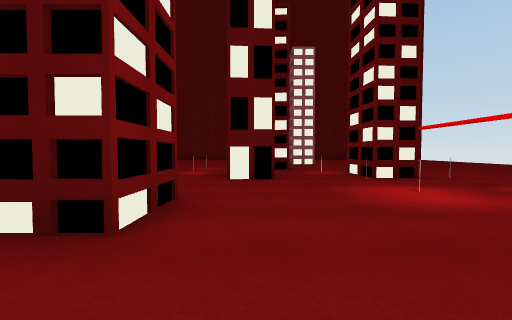
View 1 (above)

17 first-person views from a walk through a 3-D level made in the Unity game engine. The camera is 1.2 m above the floor, tilts 2° down and sees 90° across. The floor is counted in squares, 2 m on a side. Each view is taken from the middle of a square. On the plan, view 1 faces up. The plan holds only what a view shows up to about 9 squares ahead; the rest is blank. Surface patterns are stand-ins for the level's own textures.

View 2
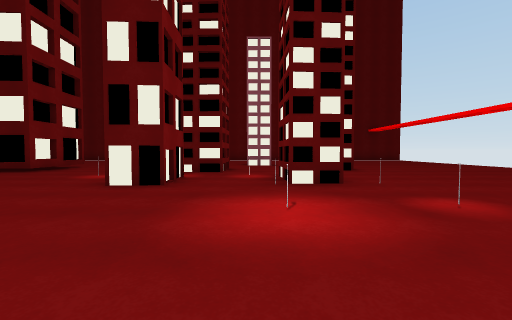

View 3
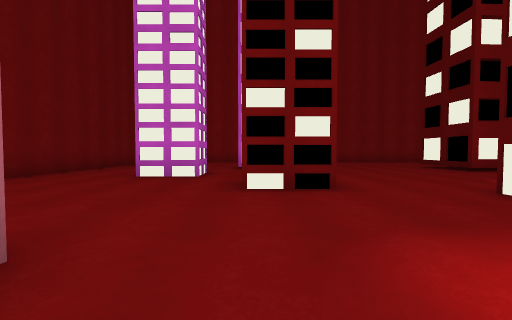

View 4
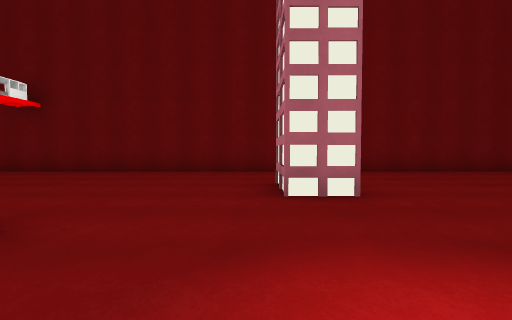

View 5
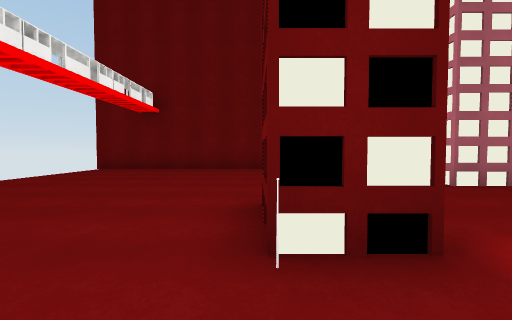

View 6
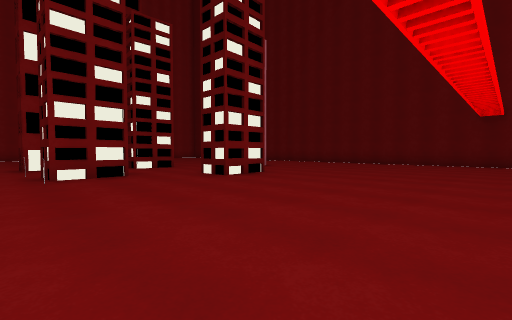

View 7
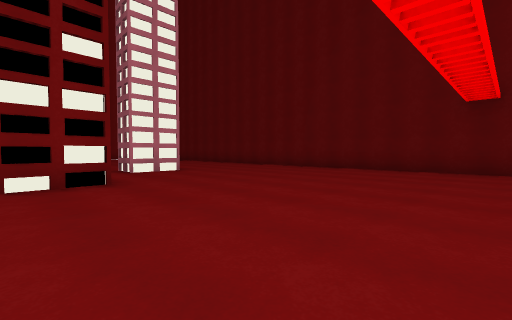

View 8
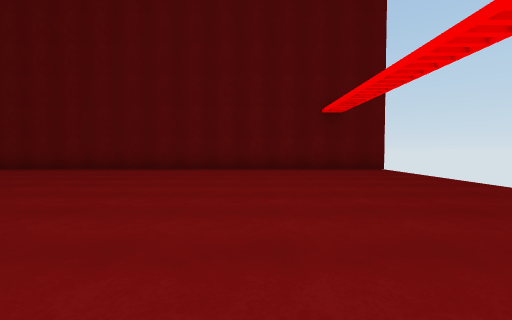

View 9
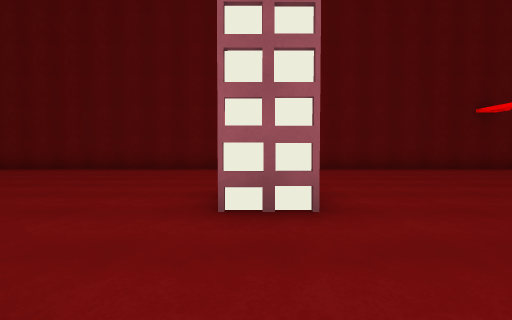

View 10
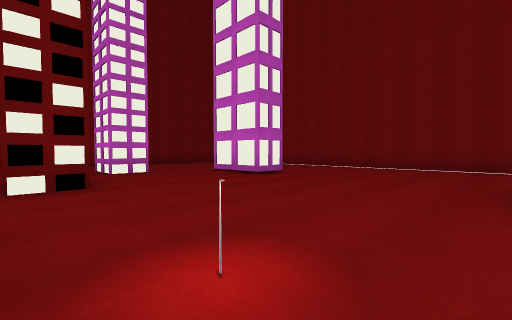

View 11
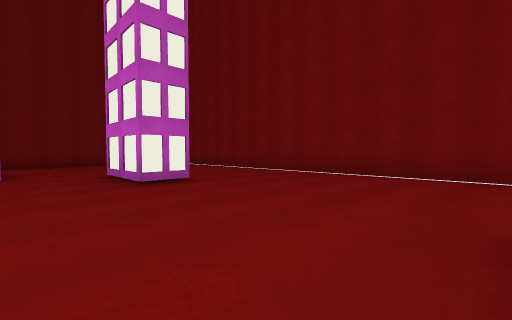

View 12
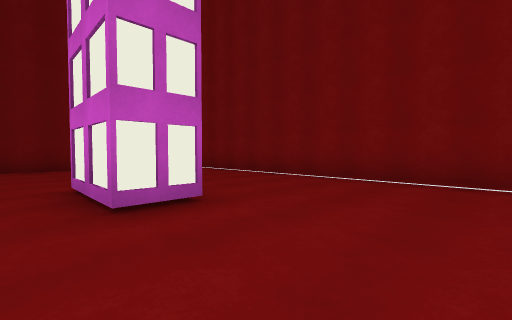

View 13
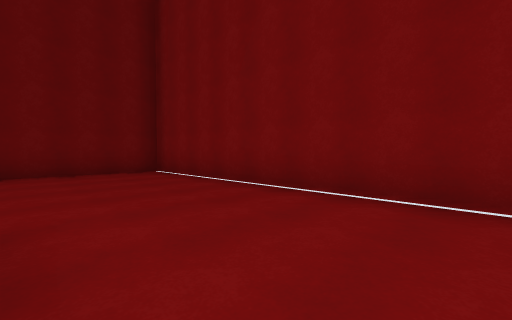

View 14
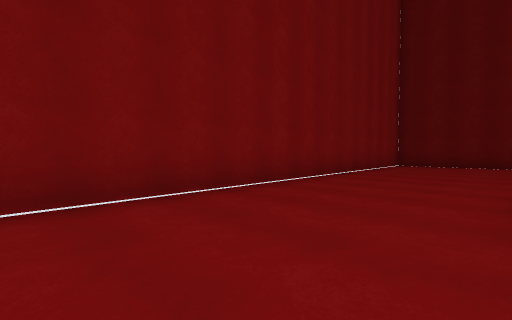

View 15
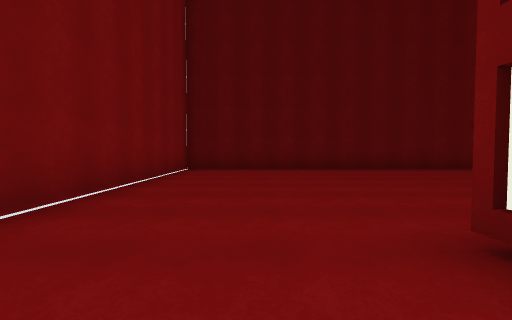

View 16
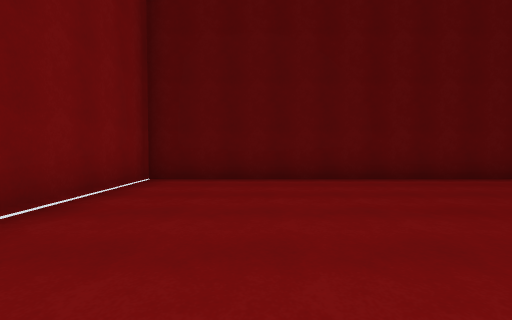

View 17
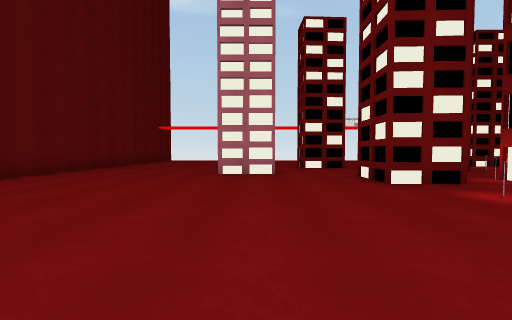

### Floor plan
Key: @ floor where view 1 was taken; # wall or solid block; x gap in a wall; . floor; B building; S streetlight; O other object.
Columns run from 11 left of view 1 to 11 right of it. Each row starts with its distance up from view 1.
 18 ######################
 17 #......................
 16 #......................
 15 #......................
 14 #......................
 13 #......................
 12 #............B........
 11 #.....................
 10 #.... B........#B.....
  9 #.... #....O#..##.....
  8 #..........BB.........
  7 #..........S. B.......
  6 #..........#..#O......
  5 #............O........
  4 #..............O.S.
  3 #...B#...##.....B...
  2 #....#...B#..........
  1 #.....................
  0 #......B#..@.#.........
 -1 #......B#....B.........
 -2 #............ .........
 -3 #...........  .........
 -4 ######################x

Positions as (right, up) in squares from view 1, and headings:
1: (0, 0), facing up
2: (2, 1), facing up
3: (3, 2), facing left
4: (3, 4), facing down
5: (6, 5), facing down
6: (10, 5), facing up-left
7: (10, 9), facing up-left
8: (7, 9), facing up
9: (2, 9), facing up
10: (-1, 8), facing down-left
11: (-4, 8), facing down-left
12: (-5, 6), facing down-left
13: (-7, 4), facing down-left
14: (-7, 6), facing up-left
15: (-8, 9), facing up
16: (-8, 12), facing up
17: (-5, 12), facing right
